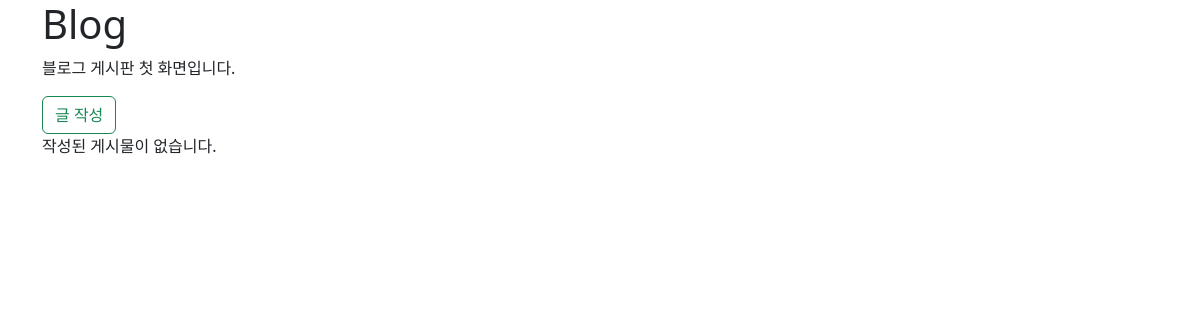
The page /blog/ on the database as committed earlier.
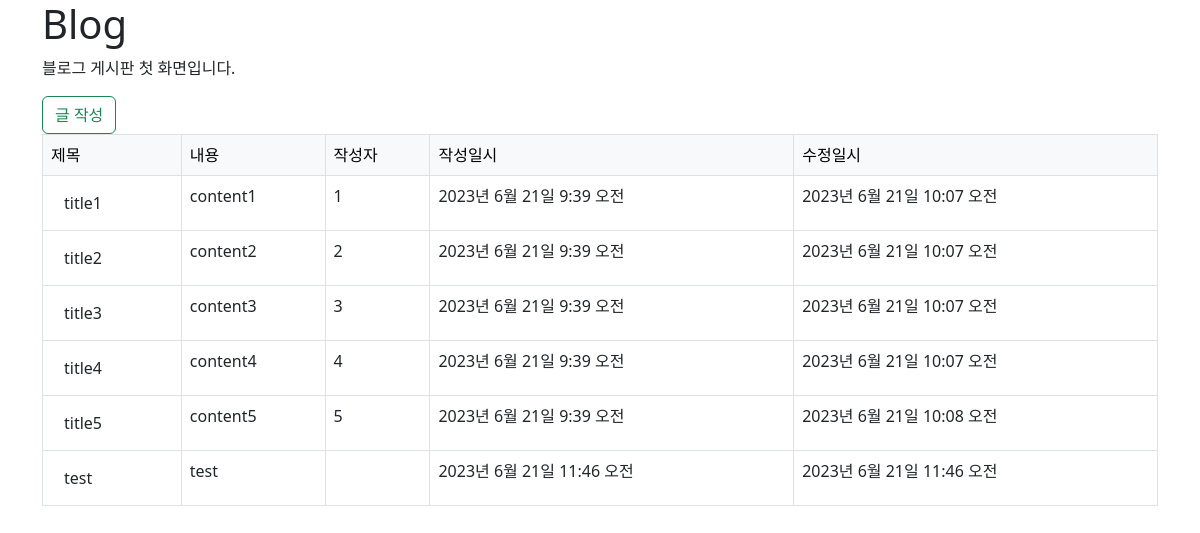
The same page on the database as committed later.
### blog/models.py (models this page shows)
class Post(models.Model):
    title = models.CharField(max_length=30)
    content = models.TextField()
    writer = models.CharField(max_length=10)
    created_at = models.DateTimeField(auto_now_add=True)
    updated_at = models.DateTimeField(auto_now=True)

### blog/views.py (the view)
# urls.py: path("", views.List.as_view(), name='list'), # /blog/
class List(ListView):
    model = Post # 모델
    template_name = 'blog/post_list.html' # 템플릿
    context_object_name = 'posts' # 변수 값의 이름

### blog/templates/blog/post_list.html
{% extends 'blog/base.html' %}
{% block content %}
    <p>블로그 게시판 첫 화면입니다.</p>
    <a href="{% url 'blog:write' %}" class="btn btn-outline-success">글 작성</a>
    {% if posts %}
        <table class="table table-bordered">
            <thead class="table-light">
                <tr>
                    <td>제목</td>
                    <td>내용</td>
                    <td>작성자</td>
                    <td>작성일시</td>
                    <td>수정일시</td>
                </tr>
            </thead>
            <tbody>
                {% for post in posts %}
                <tr>
                    <td><a href="{% url 'blog:detail' pk=post.pk %}" class="btn">{{ post.title }}</a></td>
                    <td>{{ post.content }}</td>
                    <td>{{ post.writer }}</td>
                    <td>{{ post.created_at }}</td>
                    <td>{{ post.updated_at }}</td>
                </tr>
                {% endfor %}
            </tbody>
        </table>
    {% else %}
        <p>작성된 게시물이 없습니다.</p>
    {% endif %}
{% endblock %}

Rows that differ between the two databases and show on the page:
added Post: title "title1", content "content1", writer "1", created_at "2023년 6월 21일 9:39 오전", updated_at "2023년 6월 21일 10:07 오전"
added Post: title "title2", content "content2", writer "2", created_at "2023년 6월 21일 9:39 오전", updated_at "2023년 6월 21일 10:07 오전"
added Post: title "title3", content "content3", writer "3", created_at "2023년 6월 21일 9:39 오전", updated_at "2023년 6월 21일 10:07 오전"
added Post: title "title4", content "content4", writer "4", created_at "2023년 6월 21일 9:39 오전", updated_at "2023년 6월 21일 10:07 오전"
added Post: title "title5", content "content5", writer "5", created_at "2023년 6월 21일 9:39 오전", updated_at "2023년 6월 21일 10:08 오전"
added Post: title "test", content "test", created_at "2023년 6월 21일 11:46 오전", updated_at "2023년 6월 21일 11:46 오전"
Other text that changed with them:
text no longer shown: "작성된 게시물이 없습니다."
text now shown: "제목 내용 작성자 작성일시 수정일시"
